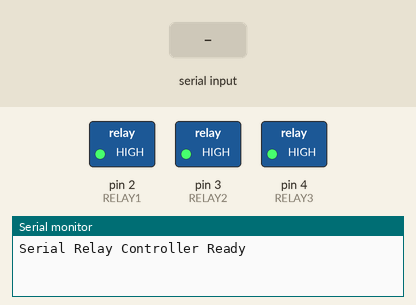
A sketch run on a simulated Arduino Uno, built with avr-gcc and run on an emulated ATmega328P. Shown: switched loads named in the sketch (green lamp = pin HIGH), the last lines printed to the serial monitor. Inputs (shaded band) come from the test bench.

Above: at 1.2 s.
1.3 s: "U" received over Serial
At 2.1 s:
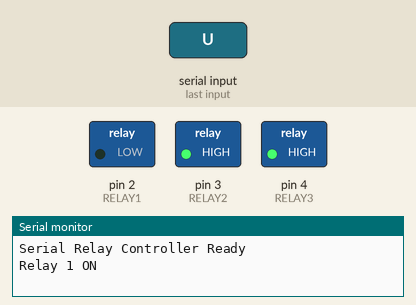
2.8 s: "A" received over Serial
At 3.2 s:
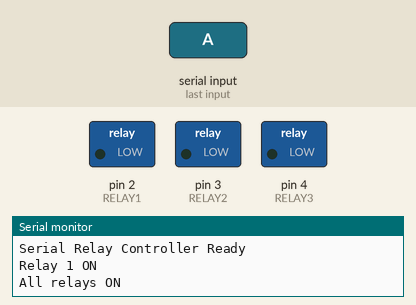
4.3 s: "u" received over the second serial link
At 5.5 s:
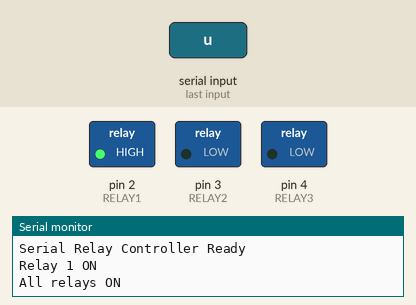
5.8 s: "s" received over Serial
At 6.7 s:
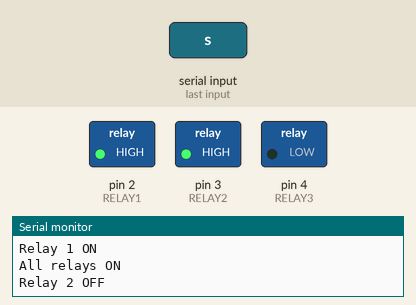
7.3 s: "U" received over the second serial link
At 7.8 s:
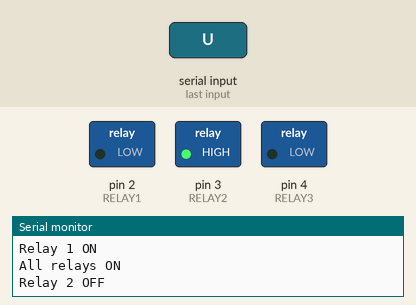
8.8 s: "S" received over the second serial link
At 10.1 s:
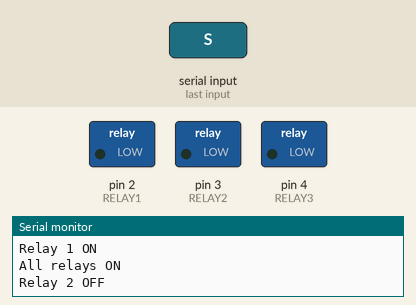
Timing chart, 0 to 11.3 s (numbered marks = the images above; inputs shaded):
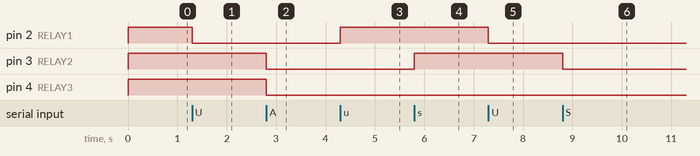

The sketch:

Home_automation_using_arduino.ino
```cpp
#include <SoftwareSerial.h>

#define RELAY1 2
#define RELAY2 3
#define RELAY3 4


int TX=10;
int RX=11;

SoftwareSerial  bluetooth (TX,RX);

void setup() {
  Serial.begin(9600);
  bluetooth.begin(9600);

  pinMode(RELAY1, OUTPUT);
  pinMode(RELAY2, OUTPUT);
  pinMode(RELAY3, OUTPUT);

  // All relays OFF at start (HIGH for low-triggered)
  digitalWrite(RELAY1, HIGH);
  digitalWrite(RELAY2, HIGH);
  digitalWrite(RELAY3, HIGH);

  Serial.println("Serial Relay Controller Ready");
}

void loop() {
  if (Serial.available()) {
    char data = Serial.read();

    if (data == 'U') {
      digitalWrite(RELAY1, LOW);  // ON
      Serial.println("Relay 1 ON");
    }
    else if (data == 'u') {
      digitalWrite(RELAY1, HIGH); // OFF
      Serial.println("Relay 1 OFF");
    }
    else if (data == 'S') {
      digitalWrite(RELAY2, LOW);  // ON
      Serial.println("Relay 2 ON");
    }
    else if (data == 's') {
      digitalWrite(RELAY2, HIGH); // OFF
      Serial.println("Relay 2 OFF");
    }
    else if (data == 'M') {
      digitalWrite(RELAY3, LOW);  // ON
      Serial.println("Relay 3 ON");
    }
    else if (data == 'm') {
      digitalWrite(RELAY3, HIGH); // OFF
      Serial.println("Relay 3 OFF");
    }
    else if (data == 'A') {
      digitalWrite(RELAY1, LOW);
      digitalWrite(RELAY2, LOW);
      digitalWrite(RELAY3, LOW);
      Serial.println("All relays ON");
    }
    else if (data == 'a') {
      digitalWrite(RELAY1, HIGH);
      digitalWrite(RELAY2, HIGH);
      digitalWrite(RELAY3, HIGH);
      Serial.println("All relays OFF");
    }
    else {
      Serial.println("Invalid command");
    }
  }

// Controlling with android app
if (bluetooth.available()) {
    char data = bluetooth.read();

    if (data == 'U') {
      digitalWrite(RELAY1, LOW);  // ON
    }
    else if (data == 'u') {
      digitalWrite(RELAY1, HIGH); // OFF
    }
    else if (data == 'S') {
      digitalWrite(RELAY2, LOW);  // ON
    }
    else if (data == 's') {
      digitalWrite(RELAY2, HIGH); // OFF
    }
    else if (data == 'M') {
      digitalWrite(RELAY3, LOW);  // ON
    }
    else if (data == 'm') {
      digitalWrite(RELAY3, HIGH); // OFF
    }
    else if (data == 'A') {
      digitalWrite(RELAY1, LOW);
      digitalWrite(RELAY2, LOW);
      digitalWrite(RELAY3, LOW);
    }
    else if (data == 'a') {
      digitalWrite(RELAY1, HIGH);
      digitalWrite(RELAY2, HIGH);
      digitalWrite(RELAY3, HIGH);
    }
  }

}
```

Measured:
- after the input at 1.3 s, pin 2 (RELAY1): HIGH → LOW at once
- after the input at 2.8 s, pin 3 (RELAY2), pin 4 (RELAY3): HIGH → LOW at once
- after the input at 4.3 s, pin 2 (RELAY1): LOW → HIGH at once
- after the input at 5.8 s, pin 3 (RELAY2): LOW → HIGH at once
- after the input at 7.3 s, pin 2 (RELAY1): HIGH → LOW at once
- after the input at 8.8 s, pin 3 (RELAY2): HIGH → LOW at once
